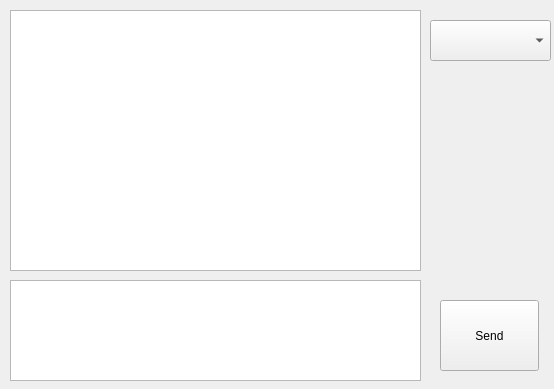
<?xml version="1.0" encoding="UTF-8"?>
<ui version="4.0">
 <class>MyServer</class>
 <widget class="QMainWindow" name="MyServer">
  <property name="geometry">
   <rect>
    <x>0</x>
    <y>0</y>
    <width>554</width>
    <height>389</height>
   </rect>
  </property>
  <property name="windowTitle">
   <string>MyServer</string>
  </property>
  <widget class="QWidget" name="centralWidget">
   <widget class="QLabel" name="portLabel">
    <property name="geometry">
     <rect>
      <x>430</x>
      <y>70</y>
      <width>121</width>
      <height>51</height>
     </rect>
    </property>
    <property name="text">
     <string/>
    </property>
   </widget>
   <widget class="QTextEdit" name="historyText">
    <property name="geometry">
     <rect>
      <x>10</x>
      <y>10</y>
      <width>411</width>
      <height>261</height>
     </rect>
    </property>
    <property name="readOnly">
     <bool>true</bool>
    </property>
   </widget>
   <widget class="QTextEdit" name="sendText">
    <property name="geometry">
     <rect>
      <x>10</x>
      <y>280</y>
      <width>411</width>
      <height>101</height>
     </rect>
    </property>
   </widget>
   <widget class="QPushButton" name="sendButton">
    <property name="geometry">
     <rect>
      <x>440</x>
      <y>300</y>
      <width>99</width>
      <height>71</height>
     </rect>
    </property>
    <property name="text">
     <string>Send</string>
    </property>
   </widget>
   <widget class="QComboBox" name="ipComboBox">
    <property name="geometry">
     <rect>
      <x>430</x>
      <y>20</y>
      <width>121</width>
      <height>41</height>
     </rect>
    </property>
   </widget>
  </widget>
 </widget>
 <layoutdefault spacing="6" margin="11"/>
 <resources/>
 <connections/>
</ui>
